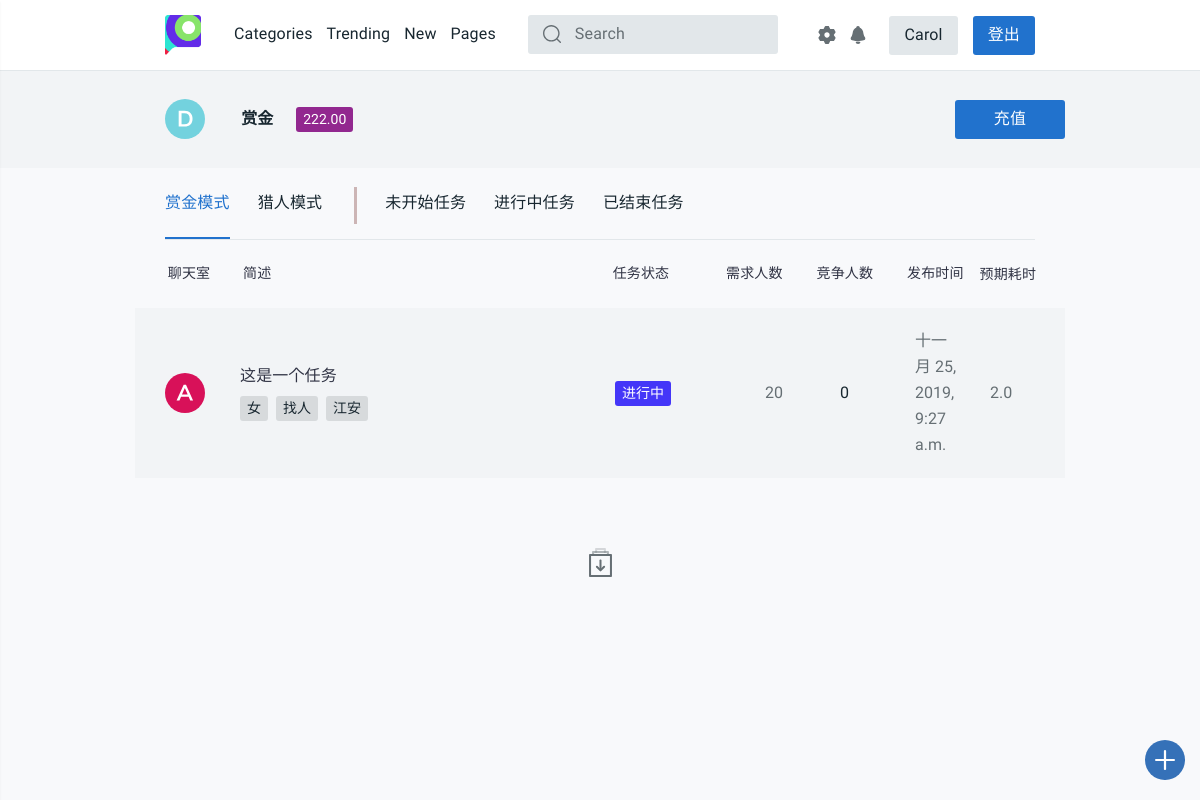
The app's page /profile/ (signed in), older data.
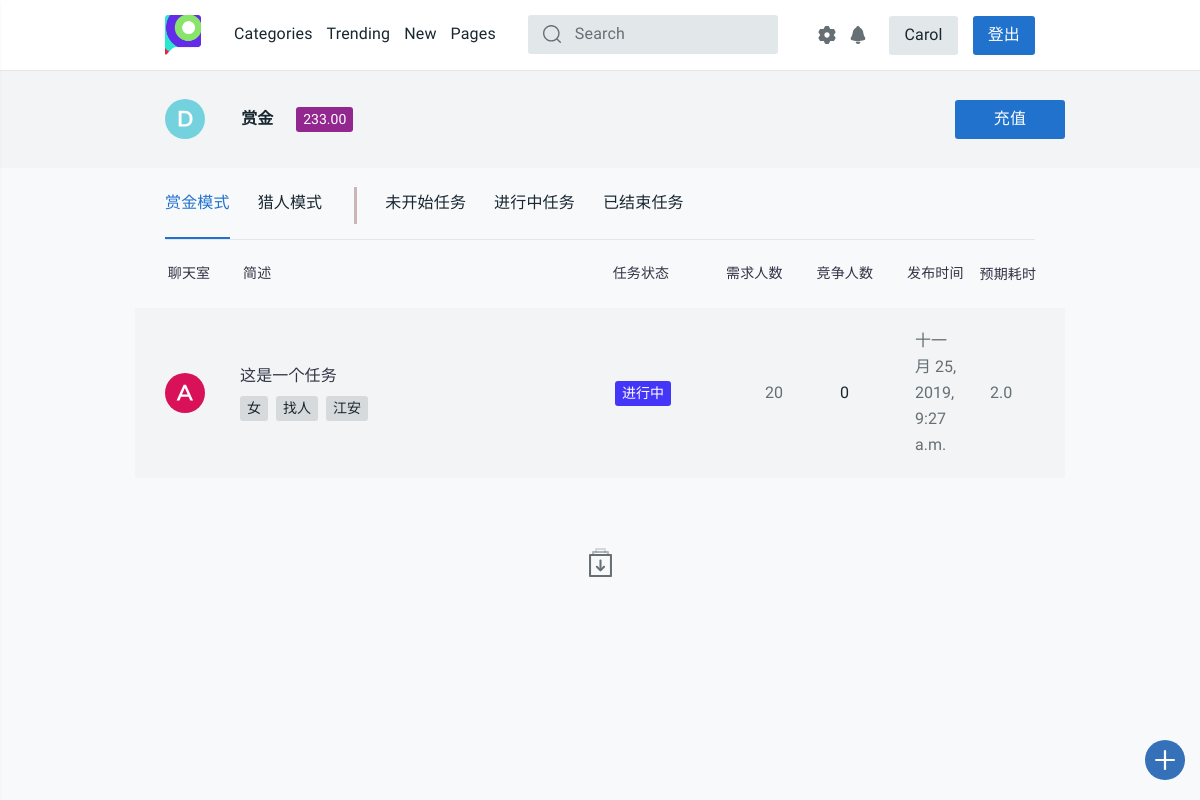
The same page, newer data.
### login/models.py (models this page shows, shortened)
class User(models.Model):
    gender = (
        ('male','男'),
        ('female','女'),
    )
    name = models.CharField(max_length=128, unique=True)
    password = models.CharField(max_length=256)
    stu_id = models.CharField(max_length=13, unique=True)
    phone = models.CharField(max_length=11, unique=True, default='None')
    dept = models.CharField(max_length=50, default='None')
    money = models.DecimalField(max_digits=5, decimal_places=2, default=0.00)
    c_time = models.DateTimeField(auto_now_add=True)
    has_confirmed = models.BooleanField(default=False)
    class Meta:
        ordering = ['c_time']
        verbose_name = '用户'
        verbose_name_plural = '用户'

### task_platform/views.py (the view)
# urls.py: path('profile/', views.profile, name='profile'),
def profile(request):
    username = request.session.get('user_name', None)
    if not username:
        return redirect('/login/')
    user = User.objects.get(name=username)
    student_id = user.stu_id
    phone = user.phone
    dept = user.dept
    if user.dept == 'None':
        dept = '暂无信息'
    money = user.money
    tag_list_1 = []
    if username:
        user = User.objects.get(name=username)
        student_id = user.stu_id
        phone = user.phone
        dept = user.dept
        if user.dept == 'None':
            dept = '暂无信息'
    finder = {
        '未开始': '9', '进行中': '2',
        '中止': '3', '撤销': '3',
        '超时': '3', '完成': '4'
    }
    latest_task_list = Task.objects.filter(publisher=username).order_by('-pub_time')
    for task in latest_task_list:
        color = 'tt-color0{} tt-badge'.format(finder[task.task_state])
        tag_list_1.append(
            (task, color,
             Task_tags.objects.filter(task_id=task.id).order_by('sig_tag')))
    return render(request, 'task_platform/profile.html', locals())

### task_platform/models.py (called while the page is built)
    def __str__(self):
        return self.sig_tag

### task_platform/templates/task_platform/profile.html (shortened to what the changed rows need)
{% extends 'task_platform/base.html'%}
{% load staticfiles %}
{% block content %}
<head>
  <link rel="stylesheet" href="{% static 'css/style.css' %}">
  <link href="{% static 'css/profile.css' %}" rel="stylesheet">
</head>
<main id="tt-pageContent" class="tt-offset-small">
  <div class="tt-wrapper-section">
    <div class="container">
      <div class="tt-user-header">
        <div class="tt-col-title">
          <ul class="tt-list-badge">
            <li><a href="#"><span class="tt-color14 tt-badge">{{ money }}</span></a></li>
          </ul>
        </div>
      </div>
    </div>
  </div>
</main>
{% endblock %}

Row changes from the older to the newer data that the page shows:
changed User: money "222.00" → "233.00"
